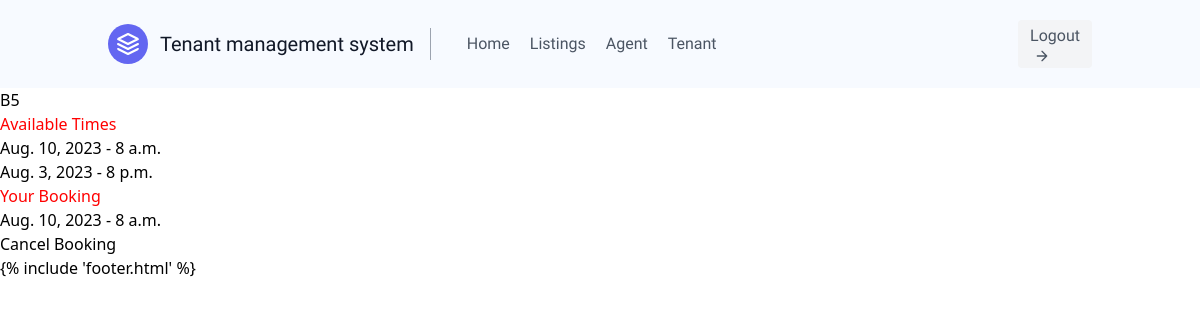
The app's page /room/1/ (signed in), older data.
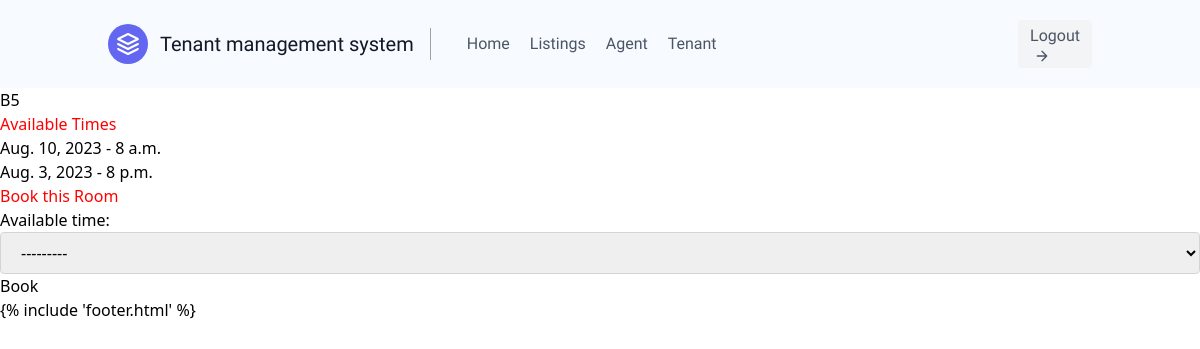
The same page, newer data.
### users/models.py (models this page shows, shortened)
class Booking(models.Model):
    available_time = models.ForeignKey(AvailableTime, on_delete=models.CASCADE, null=True)
    tenant = models.ForeignKey(Tenant, on_delete=models.CASCADE)

class AvailableTime(models.Model):
    agent = models.ForeignKey(Agent, on_delete=models.CASCADE)
    room = models.ForeignKey(Room, on_delete=models.CASCADE)
    date = models.DateField()
    time = models.TimeField()
    def __str__(self):
        return self.date.strftime("%Y-%m-%d") + " " + self.time.strftime("%H:%M:%S")

### users/views.py (the view, shortened to what this page needs)
# urls.py: path('room/<int:id>/', views.room_details, name='room_details'),
@login_required
def room_details(request, id):
    room = Room.objects.get(id=id)
    available_times = AvailableTime.objects.filter(room=room)
    booking = None
    occupation = Occupation.objects.filter(room=room)
    bills = Bill.objects.filter(room=room, tenant=occupation.first().tenant) if occupation else []
    is_authenticated_tenant = request.user.is_authenticated and hasattr(request.user, 'tenant')
    if is_authenticated_tenant:
        booking = Booking.objects.filter(tenant=request.user.tenant, available_time__room=room).first()
    has_booking = Booking.objects.filter(tenant=request.user.tenant, available_time__room=room).exists() if is_authenticated_tenant else False
    form = BookingForm(request.POST or None, room_id=id)
    bill_form = BillForm(request.POST or None)
    occupation_form = OccupationForm()
    if request.method == 'POST' and is_authenticated_tenant:
        if form.is_valid():
            booking = form.save(commit=False)
            booking.tenant = request.user.tenant
            booking.save()
            return redirect('room_details', id=id)
    context = {
        'room': room,
        'available_times': available_times,
        'form': form if is_authenticated_tenant else None,
        'is_authenticated_tenant': is_authenticated_tenant,
        'has_booking': has_booking,
        'booking': booking,
        'occupation_form': occupation_form,
        'occupation': occupation,
        'bill_form': bill_form,
        'bills': bills,
    }
    return render(request, 'users/room_details.html', context)

### users/forms.py
class BookingForm(forms.ModelForm):
    class Meta:
        model = Booking
        fields = ['available_time', ]
        widgets = {
            'available_time': forms.Select(attrs={'class': 'w-full px-4 py-2 border border-gray-300 rounded focus:outline-none focus:ring focus:border-blue-500'}),
            'tenant': forms.Select(attrs={'class': 'w-full px-4 py-2 border border-gray-300 rounded focus:outline-none focus:ring focus:border-blue-500'}),
        }
    def __init__(self, *args, **kwargs):
        room_id = kwargs.pop('room_id', None)
        super().__init__(*args, **kwargs)
        if room_id is not None:
            self.fields['available_time'].queryset = AvailableTime.objects.filter(room__id=room_id)

### users/templates/users/room_details.html (shortened to what this page needs)
{% extends 'main.html' %} {% block content %}
<h1>{{ room.name }}</h1>
 {% if available_times %}
<h2>Available Times</h2>
<ul>
  {% for available_time in available_times %}
  <li>{{ available_time.date }} - {{ available_time.time }}</li>
  {% endfor %}
</ul>
{% if is_authenticated_tenant %} {% if not has_booking %}
<h2>Book this Room</h2>
<form method="post">
  {% csrf_token %} {{ form }}
  <button type="submit">Book</button>
</form>
{% else %}
<h2>Your Booking</h2>
<p>{{ booking.available_time.date }} - {{ booking.available_time.time }}</p>
<form method="post" action="{% url 'cancel_booking' booking.id %}">
  <button type="submit">Cancel Booking</button>
</form>
{% endif %} {% endif %} {% else %}
<p>No available times for this room.</p>
{% endif %} {% endblock %}

Row changes from the older to the newer data that the page shows:
removed Booking: available_time "Aug. 10, 2023", available_time.time "8 a.m."
Text that changed along with them:
form field available_time: (not shown) → "---------"
text no longer shown: "Your Booking - Cancel Booking"
text now shown: "Book this Room Available time: Book"
